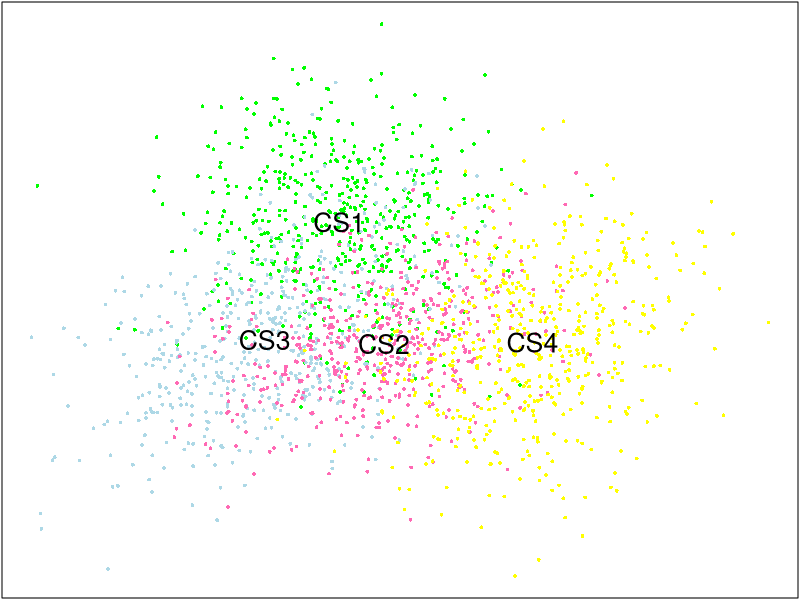

Write the R code that produced this figure.
library(MASS)
set.seed(1)
sim1 <- mvrnorm(500, c(-1,1,1), matrix(c(1, 0, 0, 0, 1, 0, 0, 0, 1), 3, 3))
sim2 <- mvrnorm(500, c(-1,2,3), matrix(c(1, 0.5, 0, 0.5, 1, 0.5, 0, 0.5, 1), 3, 3))
sim3 <- mvrnorm(500, c(-2,3,1), matrix(c(1, 0.5, 0, 0.5, 1, 0, 0, 0, 1), 3, 3))
sim4 <- mvrnorm(500, c(-4,2,1), matrix(c(1, 0, 0, 0, 1, 0.5, 0, 0.5, 1), 3, 3))
sim <- rbind(sim1, sim2, sim3, sim4)
res <- prcomp(sim)
textx <- c(mean(res$x[1:500,1]), mean(res$x[501:1000,1]), 
           mean(res$x[1001:1500,1]), mean(res$x[1501:2000,1]))
texty <- c(mean(res$x[1:500,2]), mean(res$x[501:1000,2]), 
           mean(res$x[1001:1500,2]), mean(res$x[1501:2000,2]))
textc <- c("CS1", "CS3", "CS2", "CS4")
jpeg("Fig1_sim.jpeg", width = 4, height = 3, units = "in", res = 300)
par(mar = c(0.1, 0.1, 0.1, 0.1))
plot(res$x[,1], res$x[,2], 
     col = rep(c("green", "light blue", "hotpink", "yellow"), each = 500), 
     cex = 0.5, pch = 16, xlab = "", ylab = "", xaxt = "n", yaxt = "n")
text(textx, texty, textc, cex=1.6, col="black")
dev.off()
